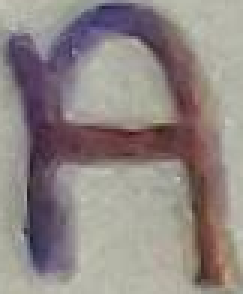
#> input picture glyph_extraction/tiles/0.png, 81 x 98 px (shown 3 times larger); its folder holds 4 pictures in this run
$ python convert.py
#> lines starting #> are read from the running program, lines starting #| are printed output that depends on the picture
import os
import cv2
import numpy as np
import subprocess


def quantimage(image, k):
    i = np.float32(image).reshape(-1,3)
    condition = (cv2.TERM_CRITERIA_EPS + cv2.TERM_CRITERIA_MAX_ITER,20,1.0)
    ret, label, center = cv2.kmeans(i, k, None, condition, 10, cv2.KMEANS_RANDOM_CENTERS)
    center = np.uint8(center)
    final_img = center[label.flatten()]
    final_img = final_img.reshape(image.shape)
    return final_img


directory = os.fsencode('tiles')

for file in os.listdir(directory):
    filename = os.fsdecode(file)
    img = cv2.imread(f'tiles/{filename}')
#> img is the input picture: shape (98, 81, 3); mean B, G, R 131.8, 134.4, 143.8

    q_img = quantimage(img, 2)
#> in quantimage, `ret, label, center = cv2.kmeans(i, k, None, condition, 10, cv2.KMEANS_..`: ret = 7592361.2; label = 7938 values, max 1 at index 114, min 0 at index 0, mean 0.359; center = [[156, 165.6, 168.3], [88.41, 78.65, 99.93]]
#> in quantimage, `center = np.uint8(center)`: center = [[156, 165, 168], [88, 78, 99]]
#> in quantimage, `final_img = final_img.reshape(image.shape)`:
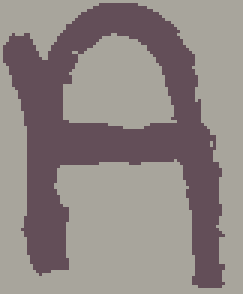
#> final_img: shape (98, 81, 3) (shown 3 times larger); mean B, G, R 131.6, 133.8, 143.2
    filename = filename.replace('.png', '')
    cv2.imwrite(f'bitmap/{filename}.bmp', q_img)

    # Trace image
    subprocess.run(["potrace", "--svg", f'bitmap/{filename}.bmp', '-o', f'glyphs/{filename}.svg'])
#> (this line was passed over: subprocess is not available in this run)
#> pass 2 of the loop `for file in os.listdir(directory):`:
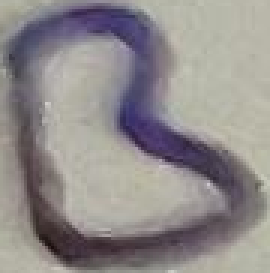
#> input picture glyph_extraction/tiles/1.png, 90 x 91 px (shown 3 times larger)
#> img is the input picture: shape (91, 90, 3); mean B, G, R 139.3, 139.7, 144.6
#> in quantimage (call 2), `ret, label, center = cv2.kmeans(i, k, None, condition, 10, cv2.KMEANS_..`: ret = 8138081; label = 8190 values, max 1 at index 116, min 0 at index 0, mean 0.35; center = [[161.1, 169.6, 172.2], [98.98, 84.33, 93.19]]
#> in quantimage (call 2), `center = np.uint8(center)`: center = [[161, 169, 172], [98, 84, 93]]
#> in quantimage (call 2), `final_img = final_img.reshape(image.shape)`:
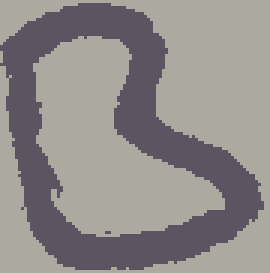
#> final_img: shape (91, 90, 3) (shown 3 times larger); mean B, G, R 138.9, 139.2, 144.3
#> pass 3 of the loop `for file in os.listdir(directory):`:
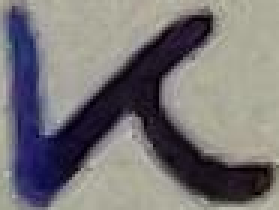
#> input picture glyph_extraction/tiles/10.png, 93 x 70 px (shown 3 times larger)
#> img is the input picture: shape (70, 93, 3); mean B, G, R 118.6, 117.4, 120.4
#> in quantimage (call 3), `ret, label, center = cv2.kmeans(i, k, None, condition, 10, cv2.KMEANS_..`: ret = 7704400.7; label = 6510 values, max 1 at index 190, min 0 at index 0, mean 0.343; center = [[151.7, 161.6, 163.6], [55.01, 32.54, 37.65]]
#> in quantimage (call 3), `center = np.uint8(center)`: center = [[151, 161, 163], [55, 32, 37]]
#> in quantimage (call 3), `final_img = final_img.reshape(image.shape)`:
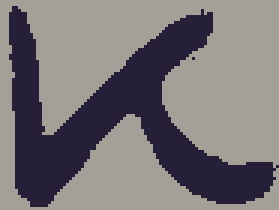
#> final_img: shape (70, 93, 3) (shown 3 times larger); mean B, G, R 118.1, 116.8, 119.8
#> the loop made 4 passes; the first 3 are shown
